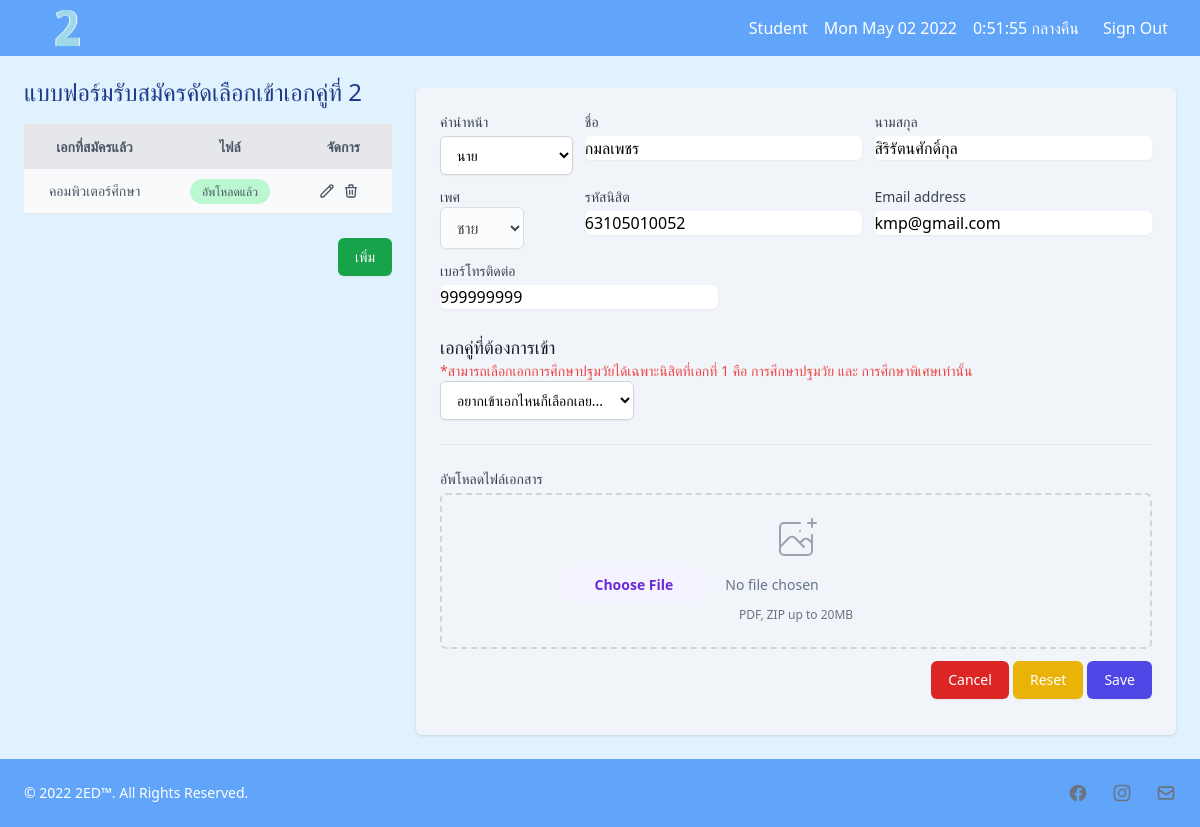
Before: /sub-index/form1.php (signed in) with the older database file.
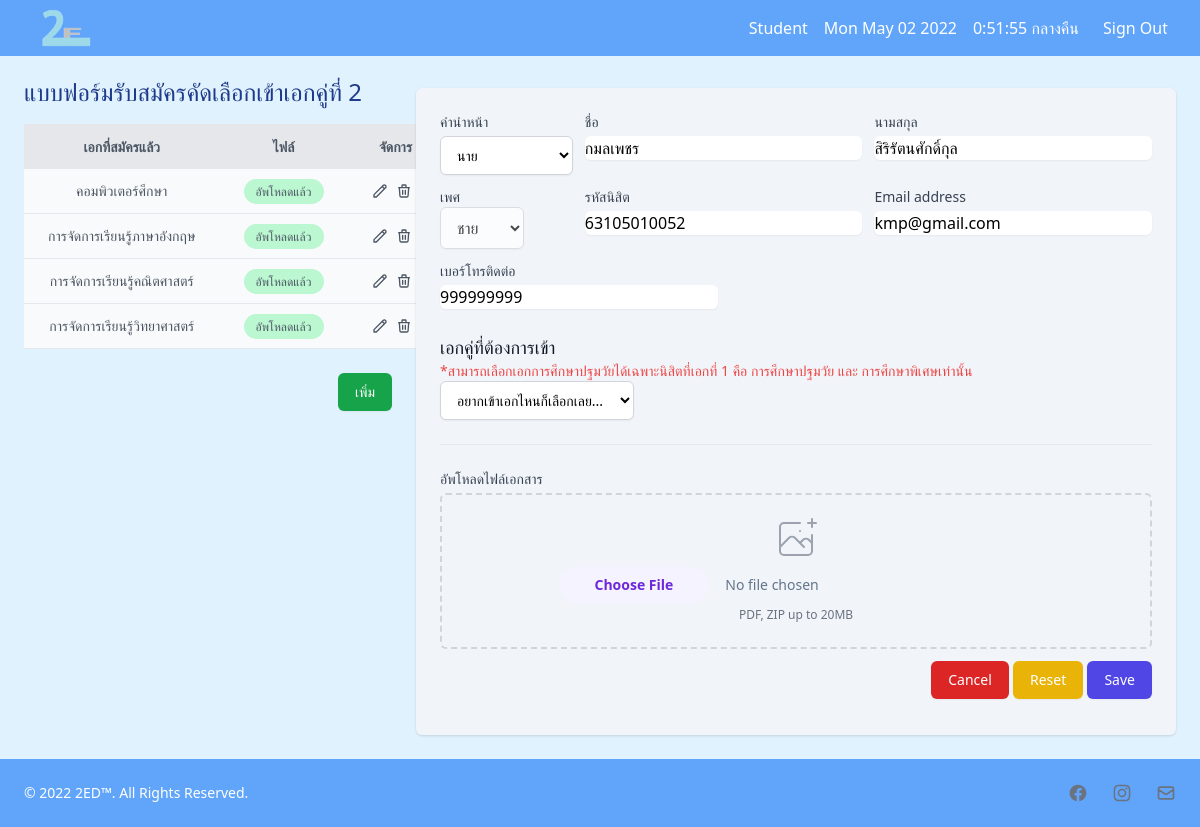
After: the same page with the newer database file.
### tables this page shows
CREATE TABLE `f_round` (
  `Fr_id` int(10) UNSIGNED NOT NULL COMMENT 'เลขที่สมัครรอบที่ 1',
  `Round_id` int(2) DEFAULT NULL COMMENT 'เลขที่รอบ',
  `ST_id` varchar(255) DEFAULT NULL COMMENT 'รหัสนิสิต',
  `Smajor_id` int(2) DEFAULT NULL COMMENT 'รหัสเอกที่2',
  `Ffile_id` varchar(255) DEFAULT NULL COMMENT 'ชื่อ\r\nไฟล์'
);

CREATE TABLE `s_major` (
  `Smajor_id` int(2) UNSIGNED NOT NULL COMMENT 'รหัสเอกที่2',
  `Smajor_name` varchar(30) DEFAULT NULL COMMENT 'ชื่อเอกที่2',
  `Smajor_name2` varchar(30) DEFAULT NULL,
  `Smajor_name3` varchar(30) DEFAULT NULL
);

CREATE TABLE `user_nisit` (
  `ST_id` varchar(255) NOT NULL COMMENT 'รหัสนิสิต',
  `Prefix` varchar(10) DEFAULT NULL COMMENT 'คำนำหน้า',
  `Sname` varchar(30) DEFAULT NULL COMMENT 'ชื่อนิสิต',
  `Lname` varchar(30) DEFAULT NULL COMMENT 'นามสกุลนิสิต',
  `Sex` varchar(10) DEFAULT NULL COMMENT 'เพศ',
  `password` varchar(255) DEFAULT NULL COMMENT 'รหัสผ่าน',
  `mail` varchar(50) DEFAULT NULL COMMENT 'อีเมลล์',
  `contract` int(10) DEFAULT NULL COMMENT 'เบอร์โทรศัพท์',
  `Fmajor_id` int(2) DEFAULT NULL COMMENT 'เอกที่1',
  `Role` varchar(10) DEFAULT NULL COMMENT 'สิทธิ์ผู้ใช้งาน'
);

### src/database/Db.php (called while the page is built, shortened)
<?php
class Db{
    private $host = "localhost";
    private $user =  "root";
    private $password = "";
    private $dbName = "2ed";
    function __construct(){
        $this->pdo = $this->connect();
    }
    protected function connect(){
        $dsn = "mysql:host={$this->host};dbname={$this->dbName}";
        $pdo =new  PDO($dsn, $this->user, $this->password);
        $pdo->setAttribute(PDO::ATTR_DEFAULT_FETCH_MODE, PDO::FETCH_ASSOC);
        $pdo->setAttribute(PDO::ATTR_ERRMODE, PDO::ERRMODE_EXCEPTION);
        return $pdo;
    }
}
?>

### src/model/Mform1.php (called while the page is built, shortened)
<?php
class Mform1 extends Db {
    public function getform1($st_id){
        $sql ="
            SELECT
                f_round.Fr_id,
                f_round.Round_id,
                f_round.ST_id,
                f_round.Smajor_id,
                s_major.Smajor_name AS S_name,
                f_round.Ffile_id
            FROM
                f_round
            LEFT JOIN s_major  ON
                f_round.Smajor_id = s_major.Smajor_id
            WHERE
                f_round.ST_id = '$st_id'
        ";
        $stmt=$this->pdo->query($sql);
        $data = $stmt->fetchAll();
        return  $data;
    }
}
?>

### src/model/user.php (called while the page is built, shortened)
<?php
class user extends Db {
    public function getuser($st_id){
        $sql ="
            SELECT
                user_nisit.Prefix,
                user_nisit.Sname,
                user_nisit.Lname,
                user_nisit.Sex,
                user_nisit.mail,
                user_nisit.Fmajor_id,
                f_major.Fmajor_name AS Fmajor,
                user_nisit.contract
            FROM
                user_nisit
            LEFT JOIN f_major ON
                user_nisit.Fmajor_id = f_major.Fmajor_id
            WHERE
                ST_id = '$st_id'
        ";
        $stmt=$this->pdo->query($sql);
        $data = $stmt->fetchAll();
        return  $data;
    }
}
?>

### sub-index/form1.php (the view, shortened to what this page needs)
<?php
$userObj = new user;
$formObj = new Mform1;
?>
<!DOCTYPE html>
<html lang="en">
<head>
  <script src="https://cdn.tailwindcss.com"></script>
</head>
<body class="bg-sky-100">
  <?php require $_SERVER['DOCUMENT_ROOT'] . "/CED214/Index/navbar.php"; ?>
  <div class="sm:grid md:grid-cols-3 md:gap-6 font-sans" style="padding: 2%;">
    <div class="md:col-span-1">
      <div class="px-4 sm:px-0">
        <h1 class="text-2xl font-medium leading-6 text-blue-900">แบบฟอร์มรับสมัครคัดเลือกเข้าเอกคู่ที่ 2</h1>
      </div>
      <div class="mt-5">
        <table class="min-w-max w-full table-auto">
          <thead class="rounded-lg">
            <tr class="bg-gray-200 text-gray-600 uppercase text-sm leading-normal">
              <th class="py-3 px-6 text-center">เอกที่สมัครแล้ว</th>
              <th class="py-3 px-6 text-center">ไฟล์</th>
              <th class="py-3 px-6 text-center">จัดการ</th>
            </tr>
          </thead>
          <tbody class="text-gray-600 text-sm font-light">
            <?php
            if ($_SESSION['Role'] == 'Admin') {
              $form = $formObj->getformadmin1();
            } else {
              $form = $formObj->getform1($_SESSION['ST_id']);
            }
            foreach ($form as $fom) {
              echo "
                <tr class='border-b border-gray-200 bg-gray-50 hover:bg-gray-100'>
              ";
              echo "
                  <td class='py-3 px-6 text-center'>{$fom['S_name']}</td>
                  <td class='py-3 px-6 text-center' ><span class='bg-green-200 text-green-6 py-1 px-3 rounded-full text-xs'><a href='{$fom['Ffile_id']}' target='_blank' >อัพโหลดแล้ว</a></span></td>
                  <td class='py-3 px-6 text-center'>
                    <div class='flex item-center justify-center'>
                        <div class='w-4 mr-2 transform hover:text-purple-500 hover:scale-110'>
                            <svg xmlns='http://www.w3.org/2000/svg' fill='none' viewBox='0 0 24 24' stroke='currentColor'><a href='./form1.php?id={$fom['Fr_id']}&action=edit1'>
                                <path stroke-linecap='round' stroke-linejoin='round' stroke-width='2' d='M15.232 5.232l3.536 3.536m-2.036-5.036a2.5 2.5 0 113.536 3.536L6.5 21.036H3v-3.572L16.732 3.732z' />
                            </svg>
                        </div>
                        <div class='w-4 mr-2 transform hover:text-purple-500 hover:scale-110'>
                            <svg xmlns='http://www.w3.org/2000/svg' fill='none' viewBox='0 0 24 24' stroke='currentColor'><a href='../index/saveform.php?id={$fom['Fr_id']}&action=delete1'>
                                <path stroke-linecap='round' stroke-linejoin='round' stroke-width='2' d='M19 7l-.867 12.142A2 2 0 0116.138 21H7.862a2 2 0 01-1.995-1.858L5 7m5 4v6m4-6v6m1-10V4a1 1 0 00-1-1h-4a1 1 0 00-1 1v3M4 7h16' />
                            </svg>
                        </div>
                    </div>
                  </td>
                </tr>
              ";
            }
            ?>
          </tbody>
        </table><br>
        <div class="grid justify-end">
          <a href="form1.php" class=" hover:-translate-y-1 duration-300 hover:scale-100 inline-flex justify-center py-2 px-4 border border-transparent shadow-sm text-sm font-medium rounded-md text-white bg-green-600 hover:bg-green-700">เพิ่ม</a>
        </div>
      </div>
    </div>
    <div class="mt-4 md:mt-2 md:col-span-2">
      <form action="../Index/saveform.php" method="POST" enctype="multipart/form-data">
        <div class="shadow overflow-hidden bg-slate-100 rounded-md">
          <div class="px-4 py-5 sm:p-6">
            <div class="grid grid-cols-5 gap-3">
              <div class="col-span-4 sm:col-span-1">
                <label for='' class='block text-sm font-medium text-gray-700'>คำนำหน้า</label>
                <select name='' id='' class='mt-1 block w-full py-2 px-3 border border-gray-300 bg-white rounded-md shadow-sm focus:outline-none focus:ring-indigo-500 focus:border-indigo-500 sm:text-sm' required>
                  <?php
                  $user = $userObj->getuser($_SESSION['ST_id']);
                  foreach ($user as $use) {
                    echo "
                        <option value='{$use['Prefix']}'>{$use['Prefix']}</option>
                        ";
                  }
                  ?>
                </select>
              </div>
              <div class="col-span-6 sm:col-span-2">
                <label for="" class="block text-sm text-gray-700">ชื่อ</label>
                <input type="text" name="" id="" class="mt-1 focus:ring-indigo-500 focus:border-indigo-500 block w-full shadow-sm sm:text-md border-gray-300 rounded-md" value="<?php echo $use['Sname']; ?>" readonly>
              </div>
              <div class="col-span-6 sm:col-span-2">
                <label for="" class="block text-sm text-gray-700">นามสกุล</label>
                <input type="text" name="" id="" class="mt-1 focus:ring-indigo-500 focus:border-indigo-500 block w-full shadow-sm sm:text-md border-gray-300 rounded-md" value="<?php echo $use['Lname']; ?>" readonly>
              </div>
              <div class="col-span-6 sm:col-span-1">
                <label for="" class="block text-sm text-gray-700">เพศ</label>
                <select id="" name="" class="block py-2 px-3 border border-gray-300 bg-white rounded-md shadow-sm focus:outline-none focus:ring-indigo-500 focus:border-indigo-500 sm:text-md" disabled>
                  <?php
                  echo "
                        <option value='{$use['Sex']}'>{$use['Sex']}</option>
                      ";
                  ?>
                </select>
              </div>
              <div class="col-span-6 sm:col-span-2">
                <label for="ST_id" class="block text-sm text-gray-700">รหัสนิสิต</label>
                <input type="number" name="ST_id" id="ST_id" class="mt-1 focus:ring-indigo-500 focus:border-indigo-500 block w-full shadow-sm sm:text-md border-gray-300 rounded-md" value="<?php echo $_SESSION['ST_id']; ?>" readonly>
              </div>
              <div class="col-span-6 sm:col-span-2">
                <label for="" class="block text-sm font-medium text-gray-700">Email address</label>
                <input type="email" name="" id="" autocomplete="email" class="mt-1 focus:ring-indigo-500 focus:border-indigo-500 block w-full shadow-sm sm:text-md border-gray-300 rounded-md" value="<?php echo $use['mail']; ?>" readonly>
              </div>
              <div class="col-span-5 sm:col-span-2">
                <label for="" class="block text-sm font-medium text-gray-700">เบอร์โทรติดต่อ</label>
                <input type="number" name="" id="" class="mt-1 focus:ring-indigo-500 focus:border-indigo-500 block w-full shadow-sm sm:text-md border-gray-300 rounded-md" value="<?php echo $use['contract']; ?>" readonly>
              </div>
            </div>
            <br>
            <div class="auto-cols-auto">
              <h3 class="text-base text-lg text-gray-900">เอกคู่ที่ต้องการเข้า</h3>
              <p class="text-sm text-red-500">*สามารถเลือกเอกการศึกษาปฐมวัยได้เฉพาะนิสิตที่เอกที่ 1 คือ การศึกษาปฐมวัย และ การศึกษาพิเศษเท่านั้น</p>
              <select id="" name="Smajor_id" class="block py-2 px-3 border border-gray-300 bg-white rounded-md shadow-sm focus:outline-none focus:ring-indigo-500 focus:border-indigo-500 sm:text-sm" required>
                <option value="">อยากเข้าเอกไหนก็เลือกเลย...</option>
              </select>
            </div>
            <br>
            <hr>
            <div>
              <br>
              <label class="block text-sm text-gray-700"> อัพโหลดไฟล์เอกสาร </label>
              <div class="mt-1 flex justify-center px-6 pt-5 pb-6 border-2 border-gray-300 border-dashed rounded-md">
                <div class="space-y-1 text-center">
                  <div class="flex text-sm text-gray-600 ">
                    <input type="file" class="block w-full text-sm text-slate-500 file:mr-4 file:py-2 file:px-9 file:rounded-full file:border-0 file:text-sm file:font-semibold file:bg-violet-50 file:text-violet-700 hover:file:bg-violet-100" id="File_name" name="File_name" value="<?php echo $formbyid['Ffile_id'] ?>" required>
                    <input type="text" class="text-sm text-slate-500 bg-slate-100" id="Ffile_id" name="Ffile_id" value="<?php echo $formbyid['Ffile_id'] ?>" required>
                  </div>
                  <p class="text-xs text-gray-500">PDF, ZIP up to 20MB</p>
                </div>
              </div>
            </div>
            <div class="px-4 py-3 text-right sm:px-0 bg-slate-100">
              <a href="../Index/main-menu.php" class="hover:-translate-y-1 duration-300 hover:scale-100 inline-flex justify-center py-2 px-4 border border-transparent shadow-sm text-sm font-medium rounded-md text-white bg-red-600 hover:bg-red-700 focus:outline-none ">Cancel</a>
              <button type="reset" class="hover:-translate-y-1 duration-300 hover:scale-100 inline-flex justify-center py-2 px-4 border border-transparent shadow-sm text-sm font-medium rounded-md text-white bg-yellow-500 hover:bg-yellow-600 focus:outline-none ">Reset</button>
              <button type="button" class="hover:-translate-y-1 duration-300 hover:scale-100 inline-flex justify-center py-2 px-4 border border-transparent shadow-sm text-sm font-medium rounded-md text-white bg-indigo-600 hover:bg-indigo-700 focus:outline-none " data-modal-toggle="popup-modal">Save</button>
            </div>
          </div>
        </div>
      </form>
    </div>
  </div>
  <?php require $_SERVER['DOCUMENT_ROOT'] . "/CED214/Index/footer.php"; ?>
</body>
</html>

### Index/navbar.php (shortened to what this page needs)
<!DOCTYPE html>
<html lang="en">
<head>
  <script src="https://cdn.tailwindcss.com"></script>
  <link rel="stylesheet" href="../CSS/style_menu.css">
</head>
<body>
  <nav class="bg-blue-400">
    <div class="max-w-8xl mx-auto px-2 sm:px-6 lg:px-8">
      <div class="relative flex items-center justify-between h-14">
        <div class="flex-1 flex items-center justify-center sm:items-stretch sm:justify-start">
          <div class="flex-shrink-0 flex items-center">
            <a href="../Index/main-menu.php">
              <h1 class="text-white text-4xl subpixel-antialiased font-semibold"><img src="../img/2ED.gif" alt="" class="w-20"></h1>
            </a>
          </div>
        </div>
        <div class="absolute inset-y-0 right-0 flex items-center pr-2 sm:static sm:inset-auto sm:ml-4 sm:pr-0">
          <h3 id="" class="text-white"><?php echo "{$_SESSION['Role']}" ?></h3>
        </div>
        <div class="absolute inset-y-0 right-0 flex items-center pr-2 sm:static sm:inset-auto sm:ml-4 sm:pr-0">
          <h3 id="demo" class="text-white"></h3>
        </div>
        <div class="absolute inset-y-0 right-0 flex items-center pr-2 sm:static sm:inset-auto sm:ml-4 sm:pr-0">
          <h3 id="time_span" class="text-white">Time</h3>
        </div>
        <div class="absolute inset-y-0 right-0 flex items-center pr-2 sm:static sm:inset-auto sm:ml-6 sm:pr-0">
          <form action="../auth/logout.php">
            <button class="btn-1" type="button" data-modal-toggle="popup-modal">Sign Out</button>
          </form>
        </div>
      </div>
    </div>
  </nav>
</body>
</html>

### Index/footer.php (shortened to what this page needs)
<!DOCTYPE html>
<html lang="en">
<head>
</head>
<body>
    <footer class="p-4 bg-blue-400 sm:p-6 ">
        <div class="sm:flex sm:items-center sm:justify-between">
        <span class="text-sm text-white sm:text-center">© 2022 2ED™. All Rights Reserved.
        </span>
        <div class="flex mt-4 space-x-6 sm:justify-center sm:mt-0">
        <a href="#" class="text-gray-500 hover:text-white">
        </a>
        <a href="#" class="text-gray-500 hover:text-white">
        </a>
        <a href="#" class="text-gray-500 hover:text-white">
        <svg xmlns="http://www.w3.org/2000/svg" class="h-5 w-5" fill="none" viewBox="0 0 24 24" stroke="currentColor" stroke-width="2"><path stroke-linecap="round" stroke-linejoin="round" d="M3 8l7.89 5.26a2 2 0 002.22 0L21 8M5 19h14a2 2 0 002-2V7a2 2 0 00-2-2H5a2 2 0 00-2 2v10a2 2 0 002 2z" /></svg>
        </a>
        </div>
        </div>
    </footer>
</body>
</html>

### CSS/style_menu.css (style rules this page uses)
* { box-sizing: border-box; }
.btn-1 { color: #fff; overflow: hidden; border-radius: 30px; box-shadow: 0px -0px 0px 0px rgba(143, 64, 248, 0.5), 0px 0px 0px 0px rgba(39, 200, 255, 0.5) }
.btn-1::after { content: ""; width: 100px; height: 100px; position: absolute; top: -50px; left: -100px; background-color: #ff3cac; background-image: linear-gradient(225deg, #27d86c 0%, #26caf8 50%, #c625d0 100%); z-index: -1; transition: all 0.25s ease; }

Changed rows visible on the page:
added f_round: Smajor.Smajor_name "การจัดการเรียนรู้ภาษาอังกฤษ"
added f_round: Smajor.Smajor_name "การจัดการเรียนรู้คณิตศาสตร์"
added f_round: Smajor.Smajor_name "การจัดการเรียนรู้วิทยาศาสตร์"
